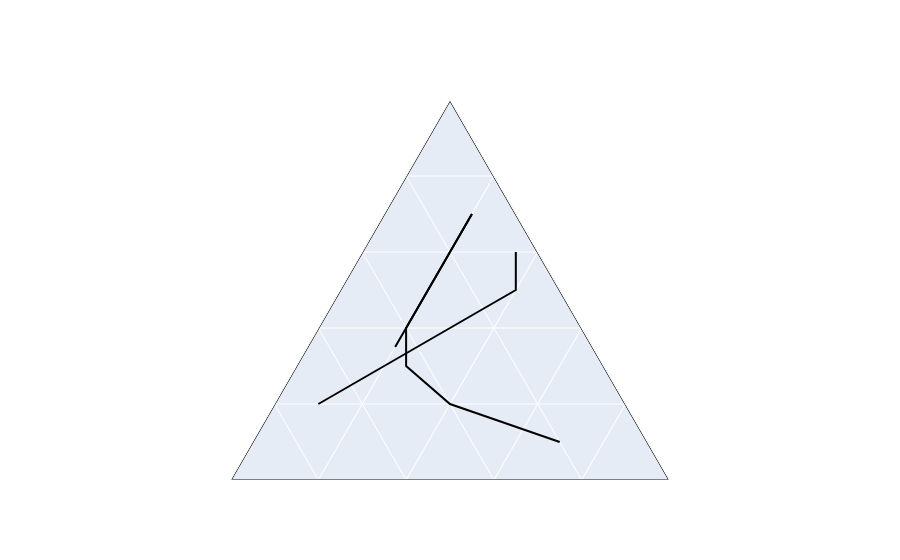

Notebook cell for this chart:
### Code cell
import plotly.graph_objects as go
from plotly.graph_objects import Layout

# Set layout with background color you want (rgba values)
# This one is for white background
layout = Layout(plot_bgcolor='rgba(255,255,255,1)')

# Define labels
labels = ["II(L.C.*D)", "IIL.C.", "II(W*D\")", "I(O\")", "I(D(=O))", "I(D)", "III(W*D*O)", "-II(O*D)"]

# Initialize the ternary plot
fig = go.Figure(layout=layout)

# Create dummy points for the curves
curves = [
    [(10, 20, 70), (15, 30, 55), (20, 40, 40), (30, 45, 25), (40, 40, 20), (50, 30, 20), (60, 20, 20), (70, 10, 20)],
    [(20, 70, 10), (25, 60, 15), (30, 50, 20), (35, 40, 25), (40, 30, 30), (45, 20, 35), (50, 10, 40), (60, 5, 35)],
    [(70, 10, 20), (65, 15, 20), (60, 20, 20), (55, 25, 20), (50, 30, 20), (45, 35, 20), (40, 40, 20), (35, 45, 20)]
]

# Draw the curves and annotations
for i, curve in enumerate(curves):

    # Plot the solid line
    fig.add_trace(go.Scatterternary({
        'mode': 'lines',
        'a': [p[0] for p in curve],
        'b': [p[1] for p in curve],
        'c': [p[2] for p in curve],
        'line': {'color': 'black', 'width': 2},
    }))

    # Add the label with a line pointing to the midpoint of the solid line
    label = labels[i]
    midpoint = curve[len(curve)//2]
    fig.add_annotation(
        x=midpoint[0],
        y=midpoint[1],
        text=label,
        showarrow=True,
        arrowhead=1,
        ax=0,
        ay=-20
    )

# Add edges to the triangle
# Bottom edge
fig.add_trace(go.Scatterternary({
    'mode': 'lines',
    'a': [0, 100],
    'b': [100, 0],
    'c': [0, 0],
    'line': {'color': 'black', 'width': 2},
    'showlegend': False
}))

# Left edge
fig.add_trace(go.Scatterternary({
    'mode': 'lines',
    'a': [0, 0],
    'b': [0, 100],
    'c': [100, 0],
    'line': {'color': 'black', 'width': 2},
    'showlegend': False
}))

# Right edge
fig.add_trace(go.Scatterternary({
    'mode': 'lines',
    'a': [100, 0],
    'b': [0, 0],
    'c': [0, 100],
    'line': {'color': 'black', 'width': 2},
    'showlegend': False
}))

# Update the layout
fig.update_layout({
    'ternary': {
        'sum': 100,
        'aaxis': {'title': 'H2O', 'tickformat': '.0f', 'showticklabels': False, 'color':'white'},
        'baxis': {'title': 'C12H25(OCH2CH2)5OH', 'tickformat': '.0f', 'showticklabels': False, 'color':'white'},
        'caxis': {'title': 'C14H29COONa', 'tickformat': '.0f', 'showticklabels': False, 'color':'white'}
    },
    'annotations': [{
        'showarrow': False,
        'text': '',  # Remove the text here
        'x': 0.5,
        'y': 1.3,
        'font': { 'size': 15 }
    }],
    'showlegend': False  # Add this line to hide the legend
})

# Update the grid color
fig.update_xaxes(showline=True, linewidth=2, linecolor='black', gridcolor='black')
fig.update_yaxes(showline=True, linewidth=2, linecolor='black', gridcolor='black')

# Show the figure
fig.show()

### Figure 1 — Plotly figure (JSON) as saved in the notebook; plotly's stock layout.template omitted (floating-point values rounded to 4 significant figures)
{"data": [{"a": [10, 15, 20, 30, 40, 50, 60, 70], "b": [20, 30, 40, 45, 40, 30, 20, 10], "c": [70, 55, 40, 25, 20, 20, 20, 20], "line": {"color": "black", "width": 2}, "mode": "lines", "type": "scatterternary"}, {"a": [20, 25, 30, 35, 40, 45, 50, 60], "b": [70, 60, 50, 40, 30, 20, 10, 5], "c": [10, 15, 20, 25, 30, 35, 40, 35], "line": {"color": "black", "width": 2}, "mode": "lines", "type": "scatterternary"}, {"a": [70, 65, 60, 55, 50, 45, 40, 35], "b": [10, 15, 20, 25, 30, 35, 40, 45], "c": [20, 20, 20, 20, 20, 20, 20, 20], "line": {"color": "black", "width": 2}, "mode": "lines", "type": "scatterternary"}, {"a": [0, 100], "b": [100, 0], "c": [0, 0], "line": {"color": "black", "width": 2}, "mode": "lines", "showlegend": false, "type": "scatterternary"}, {"a": [0, 0], "b": [0, 100], "c": [100, 0], "line": {"color": "black", "width": 2}, "mode": "lines", "showlegend": false, "type": "scatterternary"}, {"a": [100, 0], "b": [0, 0], "c": [0, 100], "line": {"color": "black", "width": 2}, "mode": "lines", "showlegend": false, "type": "scatterternary"}], "layout": {"annotations": [{"arrowhead": 1, "ax": 0, "ay": -20, "font": {"size": 15}, "showarrow": false, "text": "", "x": 0.5, "y": 1.3}, {"arrowhead": 1, "ax": 0, "ay": -20, "font": {"size": 15}, "showarrow": false, "text": "", "x": 0.5, "y": 1.3}, {"arrowhead": 1, "ax": 0, "ay": -20, "font": {"size": 15}, "showarrow": false, "text": "", "x": 0.5, "y": 1.3}], "plot_bgcolor": "rgba(255,255,255,1)", "showlegend": false, "ternary": {"aaxis": {"color": "white", "showticklabels": false, "tickformat": ".0f", "title": {"text": "H2O"}}, "baxis": {"color": "white", "showticklabels": false, "tickformat": ".0f", "title": {"text": "C12H25(OCH2CH2)5OH"}}, "caxis": {"color": "white", "showticklabels": false, "tickformat": ".0f", "title": {"text": "C14H29COONa"}}, "sum": 100}, "xaxis": {"gridcolor": "black", "linecolor": "black", "linewidth": 2, "showline": true}, "yaxis": {"gridcolor": "black", "linecolor": "black", "linewidth": 2, "showline": true}}}
